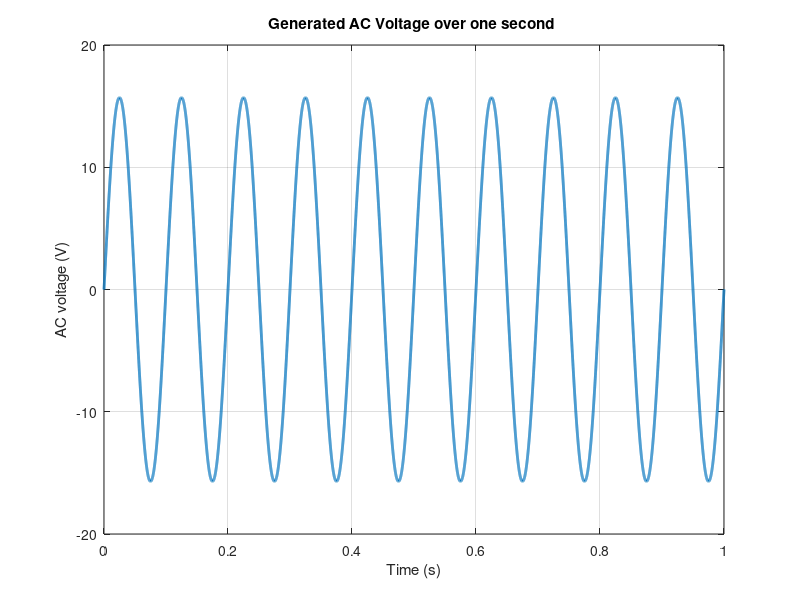
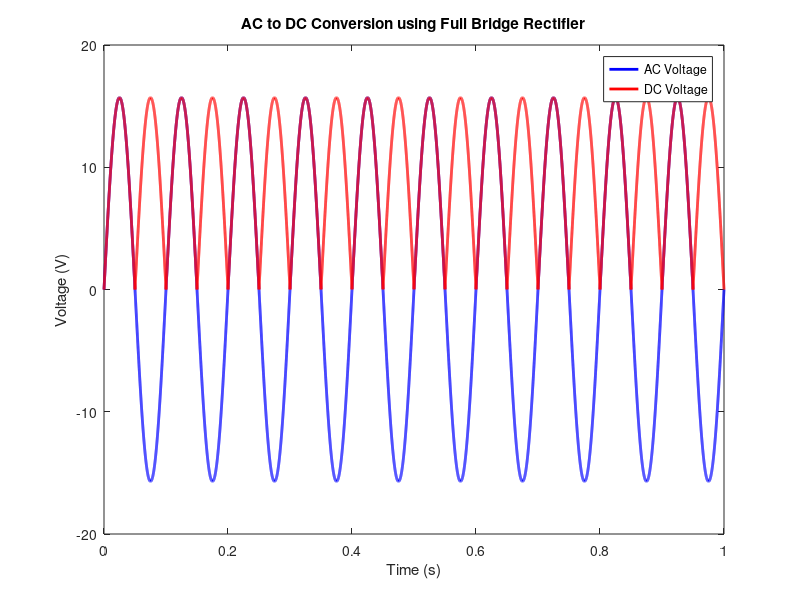
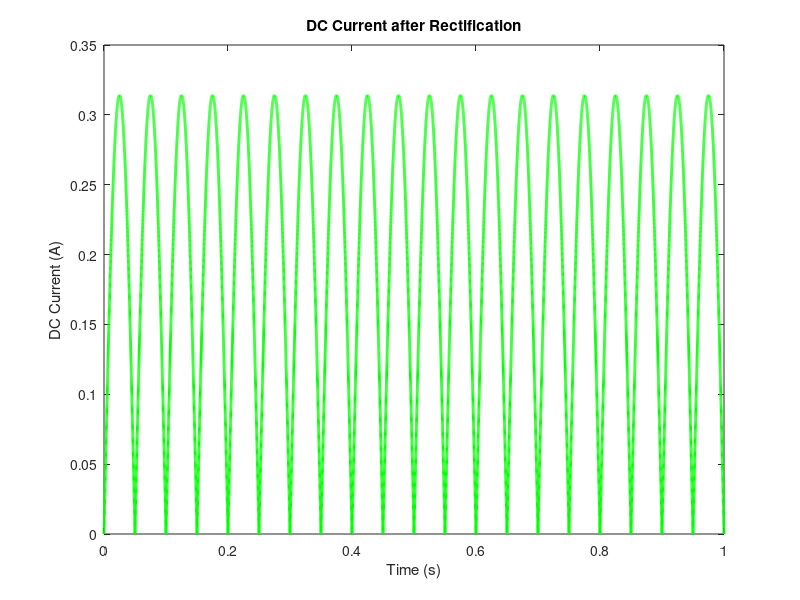
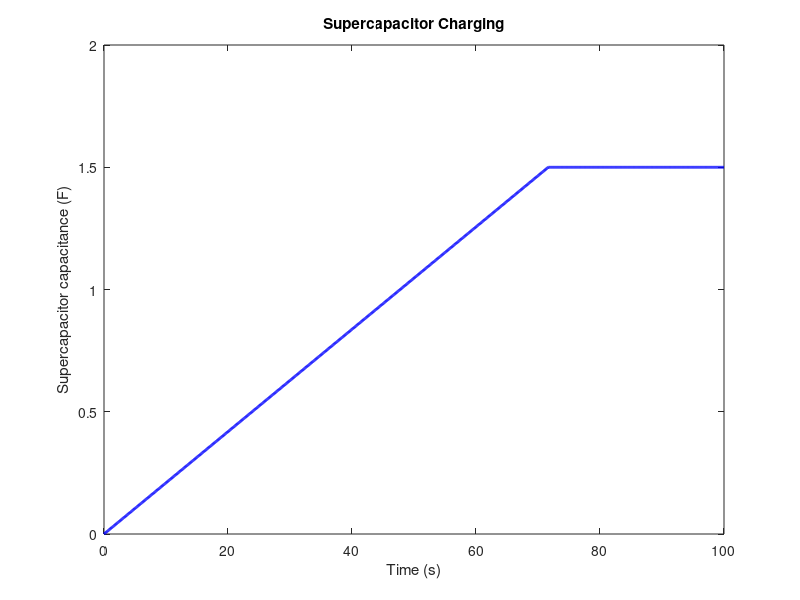

Write MATLAB code to recreate these figures, in order.
% Define parameters
one_magnet_magnetic_field = 0.5 ; % (Tesla)
amount_of_magnets = 10 ; % (used_amount_of_magnets)
total_magnetic_field_density = one_magnet_magnetic_field * amount_of_magnets; % Tesla (Assuming each magnet has the same constant magnetic field density)
diameter_of_a_wire_round = 2.0;  % cm
radius = diameter_of_a_wire_round / 2; % cm 
area = pi * radius^2 * 10^-4; % m^2
number_of_turns = 1000; % Number of turns in the coil
coil_resistance = 50.0; % Ohms (Resistance of the coil)
magnet_velocity = 2.0; % m/s (Velocity of the neodymium magnet through the PVC pipe)
length_of_the_coil_wrap_area = 10; % cm
T = (2 * length_of_the_coil_wrap_area*10^-2) / magnet_velocity; % (The amount of time the magnetic field changes)

% The time vector over one second(10HZ)
time = linspace(0,1.00, 25000); % Adjust the number of points as needed

% Calculate the change of magnetic flux through the coil over time
changing_magnetic_flux = total_magnetic_field_density * area / T;

% Calculate the EMF (voltage) induced in the coil using Faraday's law
EMF = -number_of_turns * changing_magnetic_flux;

% Calculate the AC current flowing through the coil (Assuming coil acts as a load)
AC_current = EMF / coil_resistance * sin(2 * pi / T * time);

% Define parameters
% Calculate the peak AC voltage
peak_AC_voltage = max(abs(AC_current)) * coil_resistance ;

% Calculate the frequency
frequency = 1/T ; % Hz
% Load resistance (in ohms)
R_load = 50; 

% Time vector
t = linspace(0,1.00,25000);

% Generate AC voltage waveform (sinusoidal)
AC_voltage = peak_AC_voltage * sin(2 * pi * frequency * t);


% Plot the graph about AC voltage 
figure;
plot(time, AC_voltage, 'LineWidth', 2);
xlabel('Time (s)');
ylabel('AC voltage (V)');
title('Generated AC Voltage over one second ');
grid on;


% Full Bridge Rectifier simulation

DC_voltage = zeros(size(t));
for i = 1:length(t)
    if AC_voltage(i) > 0
        DC_voltage(i) = AC_voltage(i);
    else
        DC_voltage(i) = -AC_voltage(i);
    end
end

% Plot AC and DC voltages
figure;
plot(t, AC_voltage, 'b', 'LineWidth', 2);
hold on;
plot(t, DC_voltage, 'r', 'LineWidth', 2);
hold off;
xlabel('Time (s)');
ylabel('Voltage (V)');
title('AC to DC Conversion using Full Bridge Rectifier');
legend('AC Voltage', 'DC Voltage');

% Calculate the DC current flowing through the load
DC_current = DC_voltage / R_load;

% Plot the DC current
figure;
plot(t, DC_current, 'g', 'LineWidth', 2);
xlabel('Time (s)');
ylabel('DC Current (A)');
title('DC Current after Rectification');

% Define parameters
supercapacitor_capacity = 1.5; % Supercapacitor capacity in Farads
supercapacitor_voltage_maximum = 15; % Maximum voltage of the supercapacitor (in volts)
supply_voltage = 15.7080;% in volts
if supply_voltage > supercapacitor_voltage_maximum
    supply_voltage = supercapacitor_voltage_maximum ;
end 
discharge_voltage = 12.000; % in volts
charging_current = 0.314; % Charging current during charging phase (in Amperes)
discharging_current = 0.800; % Discharging current during discharging phase (in Amperes)

% Time vector
t = linspace(0, 100, 1000); % Adjust the number of points as needed

% Initialize supercapacitor capacitance vector
capacitance_supercapacitor = zeros(size(t));

% Simulation - Charging the supercapacitor
for i = 1:length(t)
    % Calculate the charging of supercapacitor (constant DC current)
    capacitance_supercapacitor(i) = min((charging_current * t(i)) / supply_voltage, supercapacitor_capacity);
end

% Plot supercapacitor charge over time
figure;
plot(t, capacitance_supercapacitor, 'b', 'LineWidth', 2);
xlabel('Time (s)');
ylabel('Supercapacitor capacitance (F)');
title('Supercapacitor Charging');




% Time vector
t = linspace(0, 100, 1000); % Adjust the number of points as needed

% Initialize supercapacitor capacitance vector
capacitance_supercapacitor = zeros(size(t));


% Simulation - Discharging the supercapacitor
for i = 1:length(t)
    % Calculate the discharging of supercapacitor (constant DC current)
    capacitance_supercapacitor(i) = max(supercapacitor_capacity - ((discharging_current * t(i))/discharge_voltage), 0);
end

% Ensure the supercapacitor is fully discharged at the end
capacitance_supercapacitor(end) = 0;

% Plot supercapacitor discharge over time
figure;
plot(t, capacitance_supercapacitor, 'b', 'LineWidth', 2);
xlabel('Time (s)');
ylabel('Supercapacitor capacitance (F)');
title('Supercapacitor Discharge');


% Define parameters for LED bulbs
num_series_strings = 4;
num_parallel_bulbs_per_string = 4;
num_total_bulbs = num_series_strings * num_parallel_bulbs_per_string;

LED_resistance = 15; % Ohms (Resistance of each LED bulb)
LED_current_desired = discharging_current; % Desired LED current (in Amperes)

% Initialize vector to store LED status (On/Off)
LED_status = zeros(size(t));

% Loop through time to simulate capacitor discharge
for i = 1:length(t)
    
    % Check if the total current is greater than the desired LED current
    if capacitance_supercapacitor(i) > 0
        % Set LED status to 1 (On)
        LED_status(i) = 1;
    else
        % Set LED status to 0 (Off)
        LED_status(i) = 0;
    end
end

% Plot LED status over time
figure;
stairs(t, LED_status, 'LineWidth', 2);
xlabel('Time (s)');
ylabel('LED Status');
title('LED On/Off Status during Supercapacitor Discharge');
ylim([-0.1, 1.1]); % Set y-axis limits for clarity
grid on;
